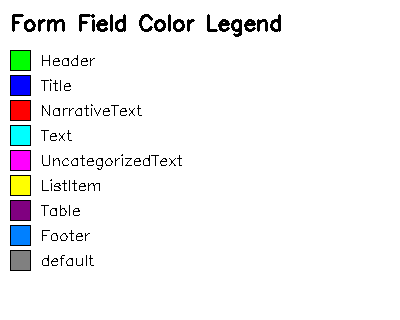
#> input picture uploads/marked_pages/color_legend.png, 400 x 320 px
$ python -i preprocess.py   (imports and definitions only)
#> lines starting #> are read from the running program, lines starting #| are printed output that depends on the picture; after the words box and inside, x2 and y2 are one past the last pixel; in counts of white or black regions, pixels touching at a corner belong together
#> further down, picture is the input picture: shape (320, 400, 3); mean B, G, R 244.4, 243.7, 243.7
"""
Image preprocessing pipeline for form field extraction.
Handles PDF conversion, deskewing, binarization, and denoising.
"""

import cv2
import numpy as np
from pathlib import Path
from pdf2image import convert_from_path
from PIL import Image
from typing import Tuple, Optional


# [47 lines left out: function preprocess_image, not called in this run]


def deskew_image(image: np.ndarray) -> np.ndarray:
    """
    Detect and correct skew in the image using Hough line detection.

    Args:
        image: Input image

    Returns:
        Deskewed image
    """
    # Convert to grayscale if needed
    if len(image.shape) == 3:
        gray = cv2.cvtColor(image, cv2.COLOR_BGR2GRAY)
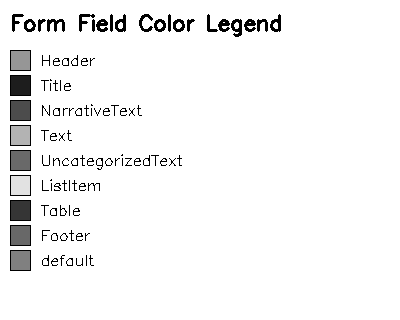
#> gray: shape (320, 400); min 0, max 255, mean 243.7
    else:
        gray = image.copy()

    # Edge detection
    edges = cv2.Canny(gray, 50, 150, apertureSize=3)
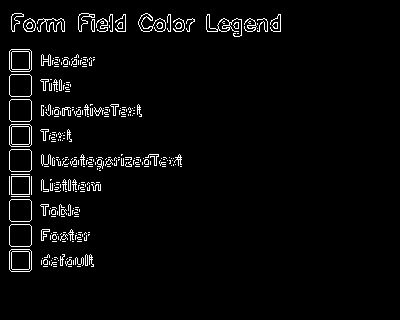
#> edges: shape (320, 400); 3.4% white in thin lines or dots, all inside (x1, y1, x2, y2) = (9, 13, 281, 272)

    # Detect lines using Hough transform
    lines = cv2.HoughLines(edges, 1, np.pi/180, threshold=100)
#> lines = [[31, 0], [9, 0], [31, 1.57], [11, 0]]

    if lines is None:
        return image  # No lines detected, return original

    # Calculate angles of detected lines
    angles = []
    for rho, theta in lines[:, 0]:
        angle = theta * 180 / np.pi
        # Convert to skew angle (-45 to 45 degrees)
        if angle > 90:
            angle = angle - 180
        elif angle > 45:
            angle = angle - 90
        angles.append(angle)
#> this loop made 4 passes
#> (rho, theta, angle) on passes 1 to 4: (31, 0, 0), (9, 0, 0), (31, 1.57, -90), (11, 0, 0)
#> after the loop, angles = [0, 0, -90, 0]

    if not angles:
        return image

    # Use median angle to avoid outliers
    skew_angle = np.median(angles)
#> skew_angle = 0

    # Only correct if skew is significant (> 0.5 degrees)
    if abs(skew_angle) < 0.5:
        return image

    # Rotate image to correct skew
    height, width = image.shape[:2]
    center = (width // 2, height // 2)
    rotation_matrix = cv2.getRotationMatrix2D(center, skew_angle, 1.0)

    # Calculate new image dimensions
    cos_theta = abs(rotation_matrix[0, 0])
    sin_theta = abs(rotation_matrix[0, 1])
    new_width = int((height * sin_theta) + (width * cos_theta))
    new_height = int((height * cos_theta) + (width * sin_theta))

    # Adjust rotation matrix for new center
    rotation_matrix[0, 2] += (new_width / 2) - center[0]
    rotation_matrix[1, 2] += (new_height / 2) - center[1]

    # Apply rotation
    rotated = cv2.warpAffine(image, rotation_matrix, (new_width, new_height),
                            flags=cv2.INTER_CUBIC, borderMode=cv2.BORDER_REPLICATE)

    return rotated


# [47 lines left out: functions binarize_image, denoise_image, not called in this run]

>>> import cv2
>>> picture = cv2.imread('../../../uploads/marked_pages/color_legend.png')
>>> result = deskew_image(picture)

$ run again, on uploads/marked_pages/page_002_marked.png
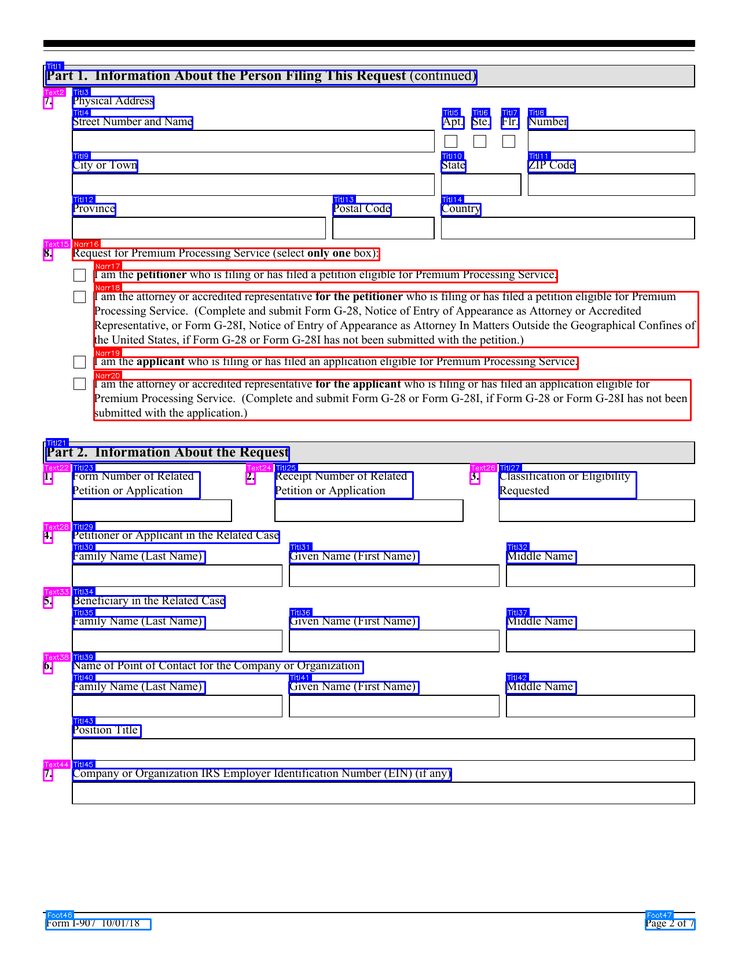
#> input picture uploads/marked_pages/page_002_marked.png, 738 x 956 px, shrunk from 1275 x 1650 before the run
#> picture is the input picture: shape (956, 738, 3); mean B, G, R 236.4, 228.7, 232.9
#> in deskew_image, `edges = cv2.Canny(gray, 50, 150, apertureSize=3)`:
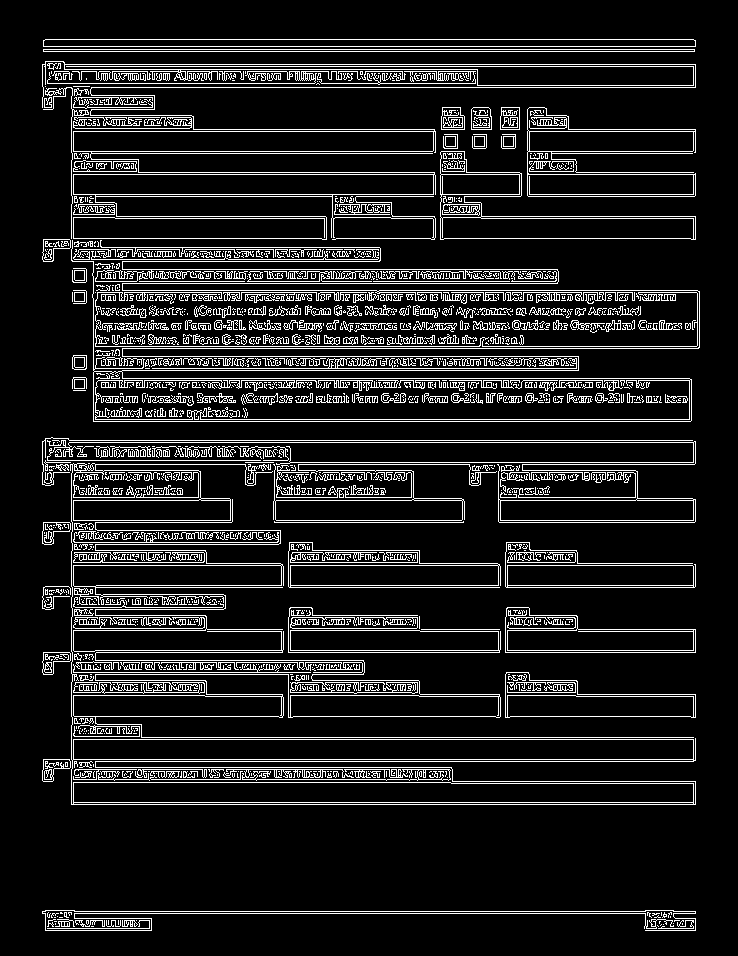
#> edges: shape (956, 738); 11.6% white in thin lines or dots, all inside (x1, y1, x2, y2) = (42, 39, 700, 931)
#> the loop in deskew_image, `for rho, theta in lines[:, 0]:` made 14180 passes
#> (rho, theta, angle) on passes 1 to 8: (46, 1.57, -90), (49, 1.57, -90), (51, 1.57, -90), (759, 1.57, -90), (39, 1.57, -90), (64, 1.57, -90), (440, 1.57, -90), (66, 1.57, -90)
#> after the loop in deskew_image, `for rho, theta in lines[:, 0]:`: angles = 14180 values, max 44 at index 1164, min -90 at index 0, mean -21.75
#> skew_angle = -21
#> rotation_matrix = [[0.934, -0.358, 195.8], [0.358, 0.934, -100.5]]
#> cos_theta = 0.934
#> sin_theta = 0.358
#> new_width = 1031
#> new_height = 1156
#> in deskew_image, `rotated = cv2.warpAffine(image, rotation_matrix, (new_width, new_heigh..`:
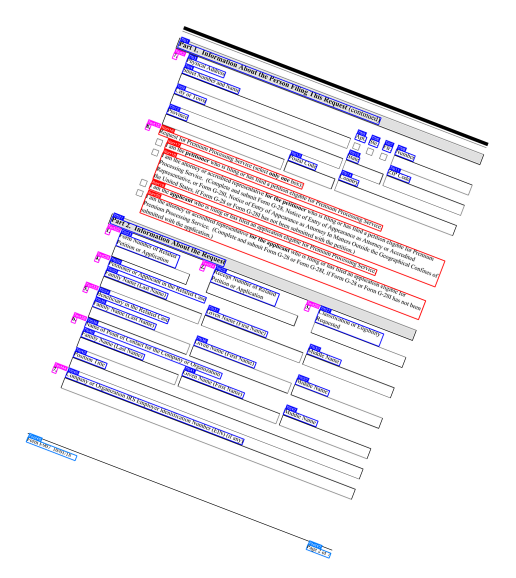
#> rotated: shape (1156, 1031, 3) (shown at 1/2 size); mean B, G, R 243.7, 239.2, 241.7

$ run again, on uploads/marked_pages/page_003_marked.png
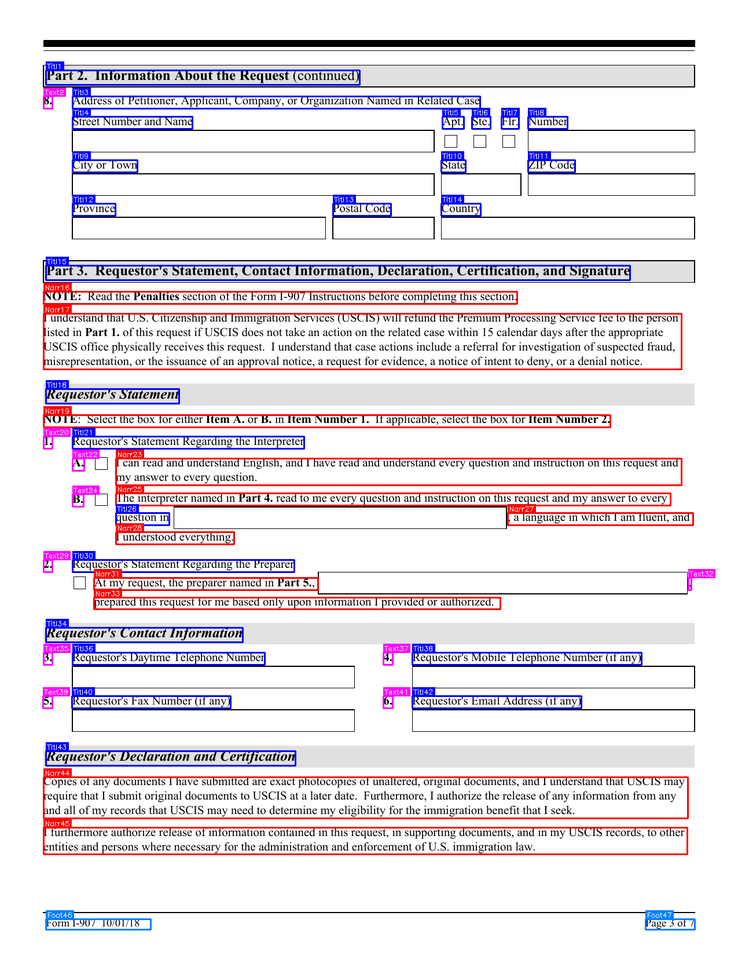
#> input picture uploads/marked_pages/page_003_marked.png, 738 x 956 px, shrunk from 1275 x 1650 before the run
#> picture is the input picture: shape (956, 738, 3); mean B, G, R 229.6, 222.4, 230.5
#> in deskew_image, `edges = cv2.Canny(gray, 50, 150, apertureSize=3)`:
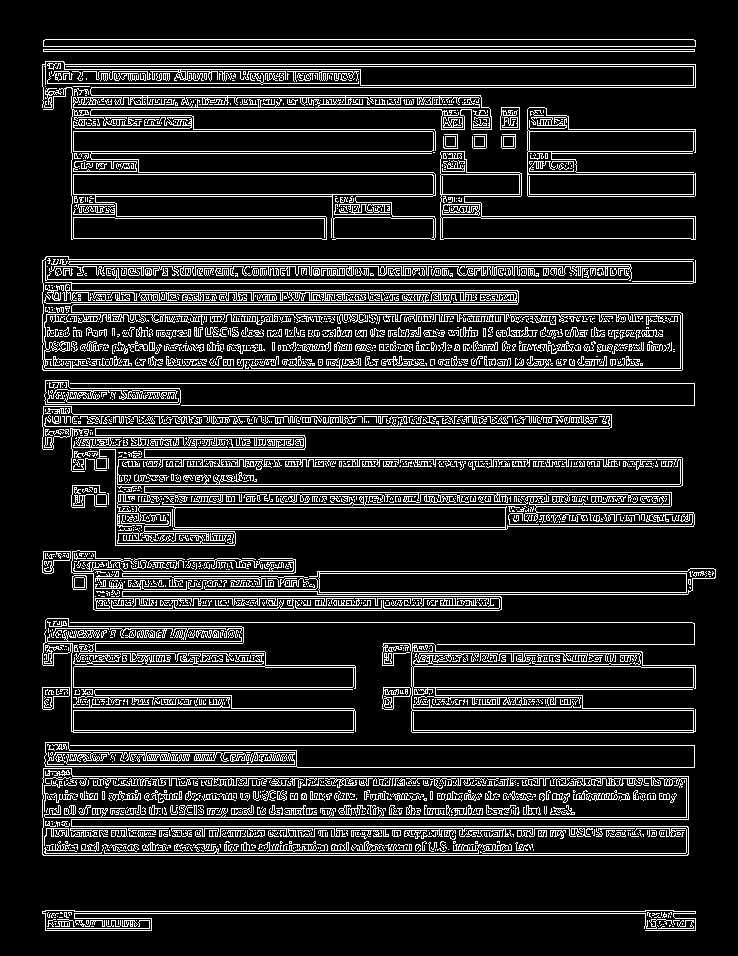
#> edges: shape (956, 738); 14.1% white in thin lines or dots, all inside (x1, y1, x2, y2) = (42, 39, 716, 931)
#> the loop in deskew_image, `for rho, theta in lines[:, 0]:` made 17616 passes
#> rho on passes 1 to 8: 46, 49, 51, 39, 855, 817, 64, 259
#> after the loop in deskew_image, `for rho, theta in lines[:, 0]:`: angles = 17616 values, max 44 at index 1505, min -90 at index 0, mean -22.48
#> skew_angle = -22
#> rotation_matrix = [[0.927, -0.375, 205.9], [0.375, 0.927, -103.4]]
#> cos_theta = 0.927
#> sin_theta = 0.375
#> new_width = 1042
#> new_height = 1162
#> in deskew_image, `rotated = cv2.warpAffine(image, rotation_matrix, (new_width, new_heigh..`:
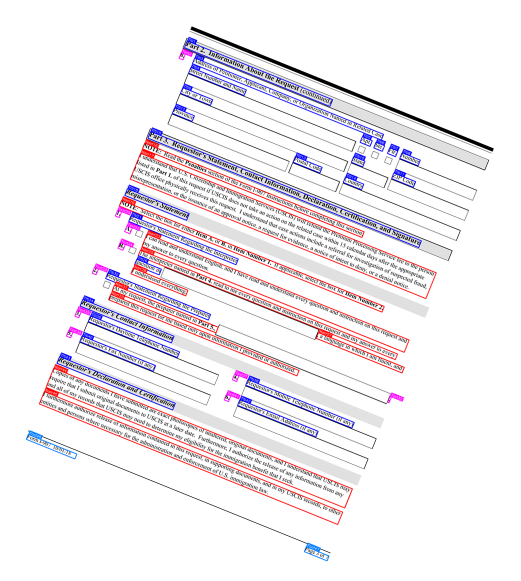
#> rotated: shape (1162, 1042, 3) (shown at 1/2 size); mean B, G, R 239.9, 235.7, 240.5
